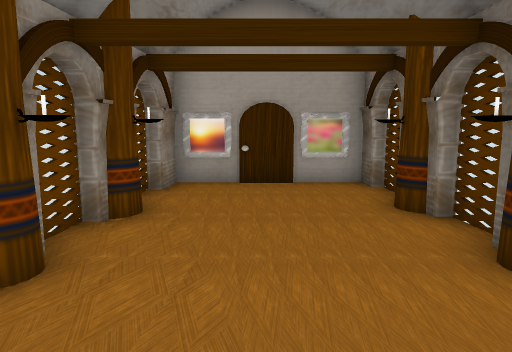
[1] (above)

12 first-person views from a walk through a 3-D level made in the Unity game engine. The camera is 1.5 m above the floor, tilts 8° down and sees 70° across. The floor is counted in squares, 1 m on a side. Each view is taken from the middle of a square. On the plan, view 1 faces up. The plan holds only what a view shows up to about 16 squares ahead; the rest is blank.

[2]
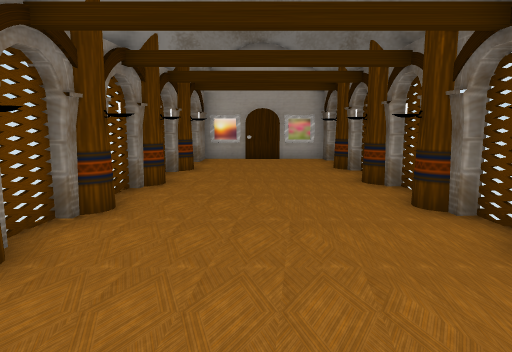

[3]
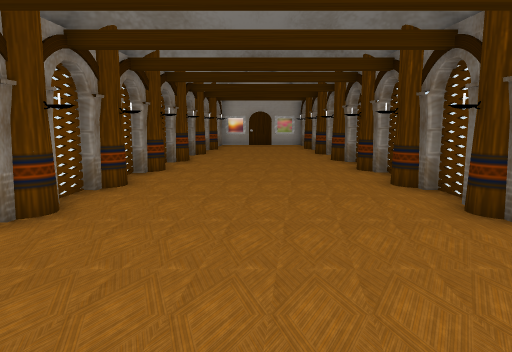

[4]
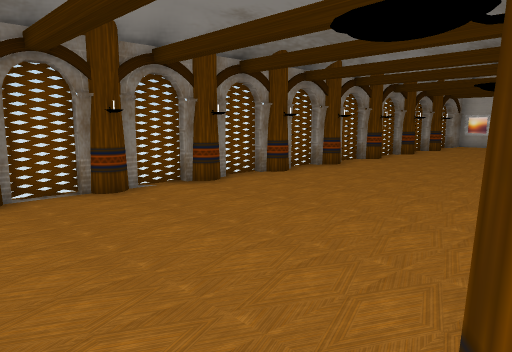

[5]
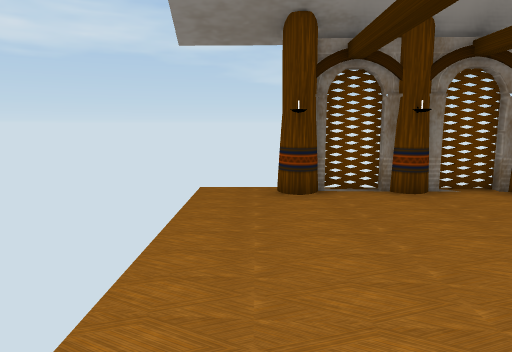

[6]
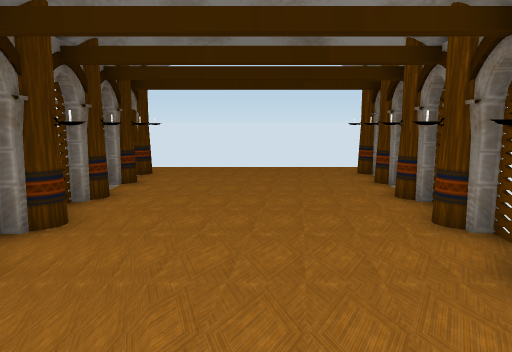

[7]
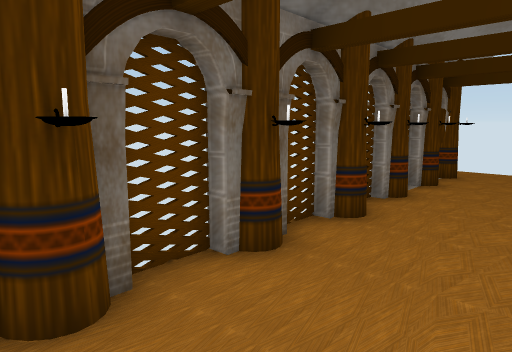

[8]
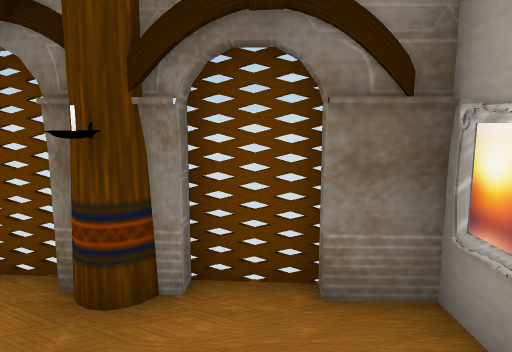

[9]
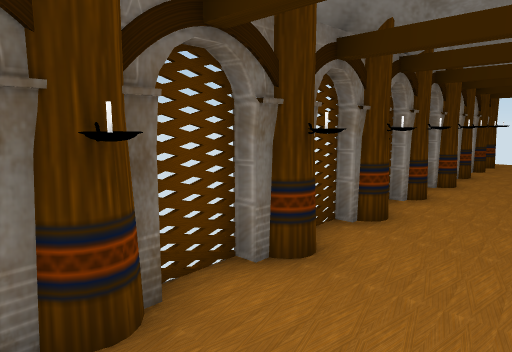

[10]
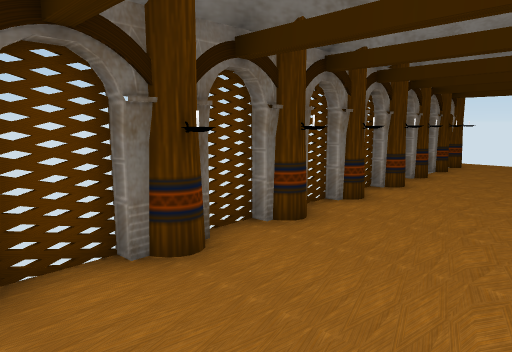

[11]
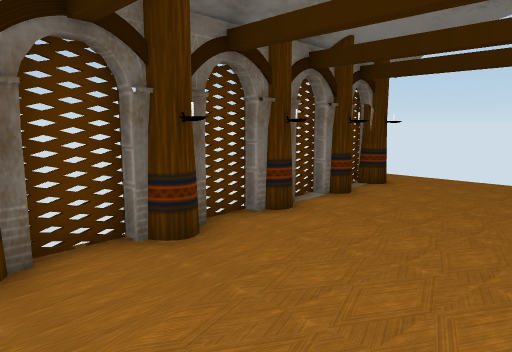

[12]
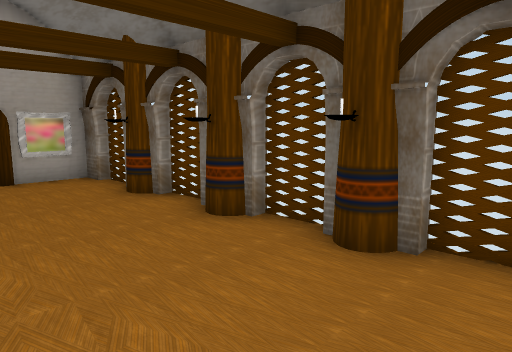

### Floor plan
Key: @ floor where view 1 was taken; # wall or solid block; . main floor; : floor 0.25 m higher than the main floor; - floor 0.25 m lower than the main floor.
Columns run from 4 left of view 1 to 4 right of it. Each row starts with its distance up from view 1.
  9   ######
  8   ##:::#
  7   #::::#
  6  ##...##
  5  #.....#
  4  ##...##
  3  ##....#
  2  #.....#
  1  ##....##
  0  #..@...#
 -1  #.....##
 -2 ##.....##
 -3 #.......#
 -4 ##.....##
 -5 #.......#
 -6 ##.....##
 -7 #-------#
 -8 #-------#
 -9 #-------#
-10 #-------#
-11 #-------#
-12 ---------
-13 ---------

Positions as (right, up) in squares from view 1, and headings:
1: (0, 0), facing up
2: (0, -5), facing up
3: (0, -12), facing up
4: (4, -12), facing up-left
5: (4, -12), facing left
6: (0, 2), facing down
7: (0, 2), facing down-right
8: (1, 7), facing left
9: (0, 7), facing down-right
10: (-1, 6), facing down-right
11: (-1, -1), facing down-right
12: (-1, -1), facing up-right
